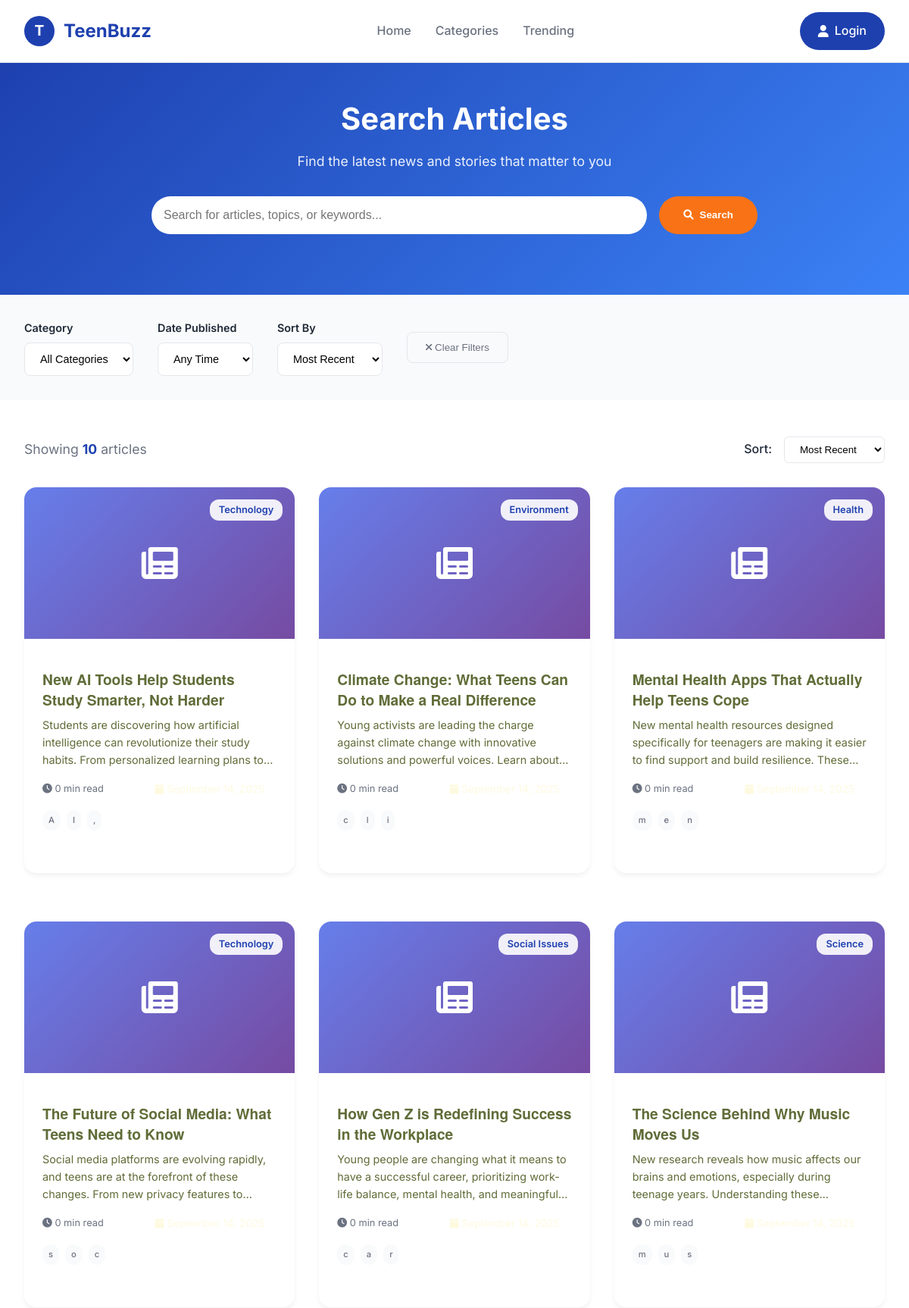
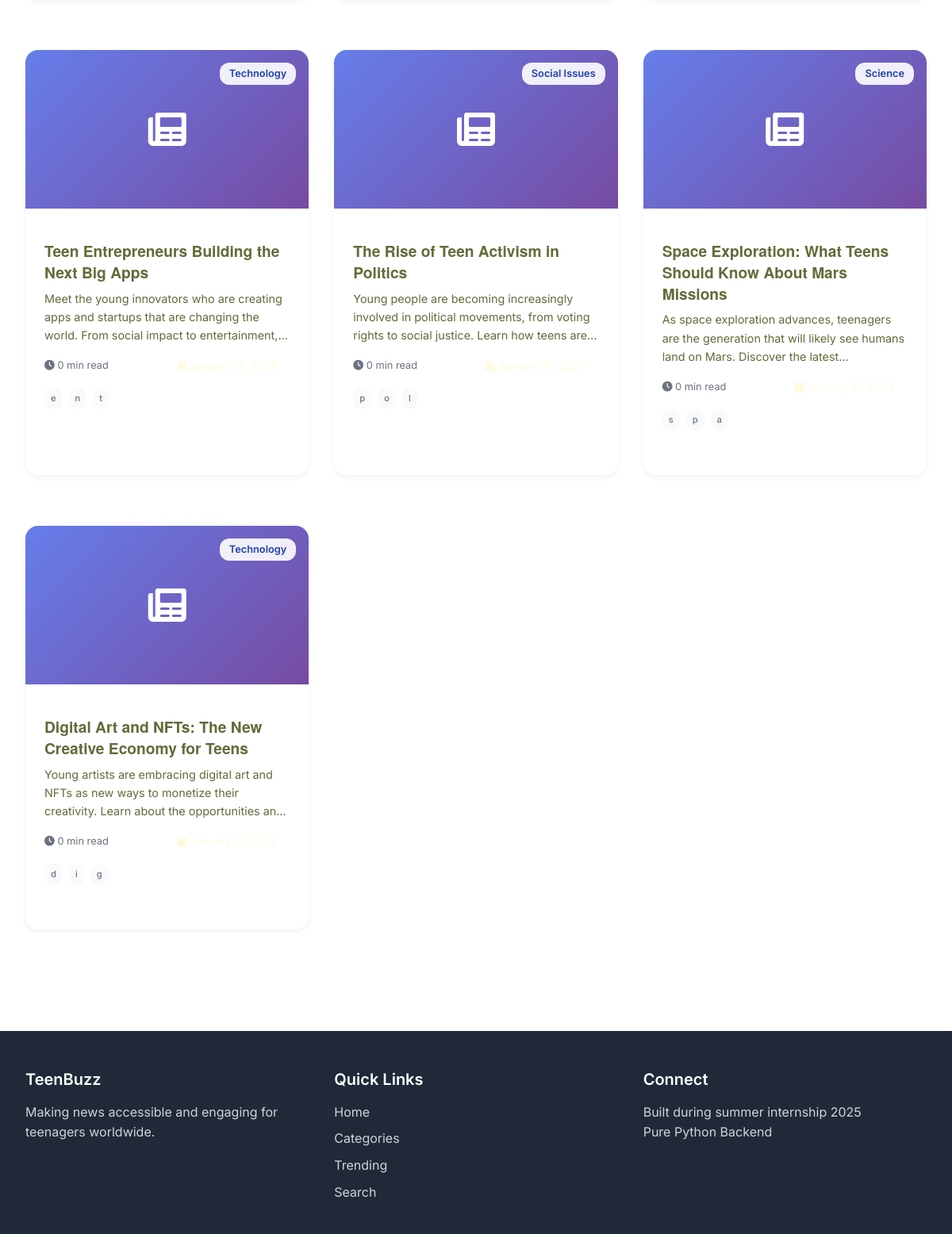
Screenshot of /search with the database file from the repository (2 pictures, top to bottom).
### tables this page shows
CREATE TABLE articles (
            id INTEGER PRIMARY KEY AUTOINCREMENT,
            headline TEXT NOT NULL,
            content TEXT NOT NULL,
            category TEXT NOT NULL,
            source TEXT,
            url TEXT,
            created_at TIMESTAMP DEFAULT CURRENT_TIMESTAMP,
            updated_at TIMESTAMP DEFAULT CURRENT_TIMESTAMP,
            drawn_by_user_id TEXT,
            publish_date DATE,
            tags TEXT,
            views INTEGER DEFAULT 0,
            likes INTEGER DEFAULT 0,
            FOREIGN KEY (drawn_by_user_id) REFERENCES users(id)
        );

### app_with_auth.py (the view, shortened to what this page needs)
@app.route('/search')
def search_articles():
    query = request.args.get('q', '')
    category = request.args.get('category', '')
    try:
        articles = get_articles_from_db(limit=20)
        print(f"DEBUG: Found {len(articles)} articles from database")
        flash(f'✅ Using local database: {get_database_status()}', 'success')
        if category:
            articles = [a for a in articles if a.get('category') == category]
        return render_template('search.html',
                             articles=articles,
                             query=query,
                             category=category,
                             total_results=len(articles),
                             format_date=format_date)
    except Exception as e:
        print(f"Error in search route: {e}")
        return render_template('search.html', articles=[], query=query, category=category, format_date=format_date)

### app_with_auth.py (called while the page is built)
def format_date(date_string):
    try:
        if isinstance(date_string, str):
            date_obj = datetime.fromisoformat(date_string.replace('Z', '+00:00'))
        else:
            date_obj = date_string
        return date_obj.strftime('%B %d, %Y')
    except:
        return 'Recent'

def get_articles_from_db(limit=20):
    try:
        db = get_database()
        if not db:
            return []
        articles = db.select('articles', limit=limit)
        return articles
    except Exception as e:
        print(f"Error fetching articles: {e}")
        return []

@app.context_processor
def inject_user():
    return {
        'current_user': get_current_user(),
        'is_authenticated': is_authenticated(),
        'is_admin': is_admin()
    }

### auth_system_enhanced.py (called while the page is built, shortened)
def get_current_user():
    return auth_manager.get_current_user()

def is_authenticated():
    return auth_manager.is_authenticated()

def is_admin():
    return auth_manager.is_admin()

    def get_current_user(self):
        if not session.get('is_authenticated'):
            return None

    def is_authenticated(self):
        return session.get('is_authenticated', False)

    def is_admin(self):
        return session.get('is_admin', False)

### database_manager.py (called while the page is built, shortened)
def get_database():
    toggle = DatabaseToggle()
    return toggle.get_database()

def get_database_status():
    toggle = DatabaseToggle()
    return toggle.get_status()

    def connect(self):
        self.conn = sqlite3.connect(self.db_path)
        self.conn.row_factory = sqlite3.Row  # Enable column access by name
        return self

    def execute_query(self, query: str, params: tuple = ()) -> List[Dict[str, Any]]:
        if not self.conn:
            self.connect()
        cursor = self.conn.cursor()
        cursor.execute(query, params)
        columns = [description[0] for description in cursor.description] if cursor.description else []
        results = [dict(zip(columns, row)) for row in cursor.fetchall()]
        self.conn.commit()
        return results

    def select(self, table: str, columns: str = '*', where: str = '', params: tuple = (), limit: int = None) -> List[Dict[str, Any]]:
        query = f"SELECT {columns} FROM {table}"
        if where:
            query += f" WHERE {where}"
        if limit:
            query += f" LIMIT {limit}"
        return self.execute_query(query, params)

    def load_config(self):
        if os.path.exists(self.config_file):
            with open(self.config_file, 'r') as f:
                self.config = json.load(f)

### templates/search.html (shortened to what this page needs)
<!DOCTYPE html>
<html lang="en">
<head>
    <link rel="stylesheet" href="{{ url_for('static', filename='css/style.css') }}">
    <link rel="stylesheet" href="https://cdnjs.cloudflare.com/ajax/libs/font-awesome/6.0.0/css/all.min.css">
</head>
<body>
    <header class="header">
        <div class="nav">
            <a href="{{ url_for('home') }}" class="logo">
                <div class="logo-icon">T</div>
                <span class="logo-text">TeenBuzz</span>
            </a>
            <nav class="nav-menu">
                <a href="{{ url_for('home') }}" class="nav-link">Home</a>
                <a href="{{ url_for('categories') }}" class="nav-link">Categories</a>
                <a href="{{ url_for('trending') }}" class="nav-link">Trending</a>
            </nav>
            <div class="user-actions">
                {% if current_user.is_authenticated %}
                    <a href="{{ url_for('profile') }}" class="btn-primary">
                        <i class="fas fa-user"></i>
                        Profile
                    </a>
                {% else %}
                    <a href="{{ url_for('login') }}" class="btn-primary">
                        <i class="fas fa-user"></i>
                        Login
                    </a>
                {% endif %}
            </div>
        </div>
    </header>
    <section class="search-hero">
        <div class="search-hero-content">
            <h1>Search Articles</h1>
            <p>Find the latest news and stories that matter to you</p>
            <form class="search-form" method="GET" action="{{ url_for('search_articles') }}">
                <input type="text"
                       name="q"
                       class="search-input"
                       placeholder="Search for articles, topics, or keywords..."
                       value="{{ query }}"
                       autofocus>
                <button type="submit" class="search-btn">
                    <i class="fas fa-search"></i>
                    Search
                </button>
            </form>
        </div>
    </section>
    <section class="filters">
        <div class="filters-container">
            <form method="GET" action="{{ url_for('search_articles') }}" id="filter-form">
                <div class="filters-row">
                    <div class="filter-group">
                        <label class="filter-label">Category</label>
                        <select name="category" class="filter-select" onchange="document.getElementById('filter-form').submit()">
                            <option value="">All Categories</option>
                        </select>
                    </div>
                    <div class="filter-group">
                        <label class="filter-label">Date Published</label>
                        <select name="date" class="filter-select" onchange="document.getElementById('filter-form').submit()">
                            <option value="">Any Time</option>
                        </select>
                    </div>
                    <div class="filter-group">
                        <label class="filter-label">Sort By</label>
                        <select name="sort" class="filter-select" onchange="document.getElementById('filter-form').submit()">
                            <option value="recent" {% if sort_by == 'recent' %}selected{% endif %}>Most Recent</option>
                        </select>
                    </div>
                    <button type="button" class="clear-filters" onclick="clearFilters()">
                        <i class="fas fa-times"></i>
                        Clear Filters
                    </button>
                </div>
            </form>
        </div>
    </section>
    <section class="results">
        <div class="results-container">
            <div class="results-header">
                <div class="results-count">
                    {% if query %}
                        Found <strong>{{ total_results }}</strong> articles for "<strong>{{ query }}</strong>"
                    {% else %}
                        Showing <strong>{{ total_results }}</strong> articles
                    {% endif %}
                </div>
                <div class="sort-options">
                    <span class="sort-label">Sort:</span>
                    <select class="sort-select" onchange="changeSort(this.value)">
                        <option value="recent" {% if sort_by == 'recent' %}selected{% endif %}>Most Recent</option>
                    </select>
                </div>
            </div>
            {% if articles %}
                <div class="articles-grid">
                    {% for article in articles %}
                    <a href="{{ url_for('view_article', article_id=article.id) }}" class="article-card">
                        <div class="article-image">
                            <div class="category-tag">{{ article.category }}</div>
                            <i class="fas fa-newspaper"></i>
                        </div>
                        <div class="article-content">
                            <h3 class="article-title">{{ article.headline }}</h3>
                            <p class="article-excerpt">
                                {% set words = article.content.split()[:25] %}
                                {{ ' '.join(words) }}{% if article.content.split()|length > 25 %}...{% endif %}
                            </p>
                            <div class="article-meta">
                                <span class="read-time">
                                    <i class="fas fa-clock"></i>
                                    {{ (article.content.split()|length / 200)|round(1, 'ceil')|int }} min read
                                </span>
                                <span class="article-date">
                                    <i class="fas fa-calendar"></i>
                                </span>
                            </div>
                            {% if article.get('tags') %}
                                <div class="article-tags">
                                    {% for tag in article.tags[:3] %}
                                        <span class="tag">{{ tag }}</span>
                                    {% endfor %}
                                </div>
                            {% endif %}
                        </div>
                    </a>
                    {% endfor %}
                </div>
            {% endif %}
        </div>
    </section>
    <footer class="footer">
        <div class="footer-content">
            <div class="footer-section">
                <h4>TeenBuzz</h4>
                <p>Making news accessible and engaging for teenagers worldwide.</p>
            </div>
            <div class="footer-section">
                <h4>Quick Links</h4>
                <a href="{{ url_for('home') }}">Home</a>
                <a href="{{ url_for('categories') }}">Categories</a>
                <a href="{{ url_for('trending') }}">Trending</a>
                <a href="{{ url_for('search_articles') }}">Search</a>
            </div>
            <div class="footer-section">
                <h4>Connect</h4>
                <p>Built during summer internship 2025</p>
                <p>Pure Python Backend</p>
            </div>
        </div>
    </footer>
</body>
</html>

### static/css/style.css (style rules this page uses)
:root { --primary-color: #606c38; --secondary-color: #283618; --bg-primary: #fefae0; --accent-color: #dda15e; --highlight-color: #bc6c25; --text-primary: #283618; --text-secondary: #606c38; --text-light: #fefae0; --success-color: #28a745; --danger-color: #dc3545; --warning-color: #ffc107; --info-color: #17a2b8; --shadow-light: 0 2px 10px rgba(0,0,0,0.1); --shadow-medium: 0 4px 20px rgba(0,0,0,0.15); --shadow-heavy: 0 8px 30px rgba(0,0,0,0.2); --border-radius: 16px; --border-radius-small: 10px; --transition: all 0.3s ease; }
* { margin: 0; padding: 0; box-sizing: border-box; }
body { font-family: 'Helvetica Neue', Helvetica, Arial, sans-serif; line-height: 1.6; color: var(--text-primary); background-color: var(--bg-primary); }
h1, h2, h3, h4 { font-weight: 600; line-height: 1.3; }
h1 { font-size: 2.5rem; }
h3 { font-size: 1.5rem; }
h4 { font-size: 1.25rem; }
.btn-primary, .btn-secondary, .btn-filter { padding: 12px 24px; border: none; border-radius: var(--border-radius-small); font-weight: 500; cursor: pointer; transition: var(--transition); text-decoration: none; display: inline-block; }
.btn-primary { background: var(--primary-color); color: var(--bg-primary); }
.header { background: var(--bg-primary); border-bottom: 2px solid var(--primary-color); box-shadow: none; }
.nav { display: flex; justify-content: space-between; align-items: center; padding: 1rem 0; }
.nav-menu { display: flex; align-items: center; gap: 2rem; }
.nav-link { text-decoration: none; color: var(--text-secondary); font-weight: 500; transition: var(--transition); }
.articles-grid { display: grid; grid-template-columns: repeat(auto-fit, minmax(300px, 1fr)); gap: 2rem; margin-bottom: 3rem; }
.article-card, .trending-card { background: var(--bg-primary); border-radius: var(--border-radius); box-shadow: var(--shadow-light); overflow: hidden; margin-bottom: 2rem; }
.article-card h3, .trending-card h3 { font-family: 'Helvetica Neue', Helvetica, Arial, sans-serif; font-size: 1.2rem; color: var(--primary-color); margin: 1rem 0 0.5rem 0; font-weight: 700; }
.article-card p, .trending-card p { display: none; }
.article-meta { display: flex; gap: 1rem; margin-bottom: 1rem; flex-wrap: wrap; }
.article-date, .article-source { color: var(--text-light); font-size: 0.85rem; margin-right: 1rem; }
.article-card .article-excerpt { color: var(--text-secondary); font-size: 0.9rem; line-height: 1.6; display: -webkit-box; -webkit-line-clamp: 3; -webkit-box-orient: vertical; overflow: hidden; }
.article-content { font-size: 1.1rem; line-height: 1.7; margin-bottom: 2rem; }
.footer { background: var(--bg-dark); color: black; padding: 3rem 0 2rem; }
.footer-content { display: grid; grid-template-columns: repeat(auto-fit, minmax(200px, 1fr)); gap: 2rem; }
.footer-section h4 { margin-bottom: 1rem; color: black; }
.footer-section a { color: black; text-decoration: none; display: block; margin-bottom: 0.5rem; transition: var(--transition); }
.footer-section p { color: black; }

### rows the page displays
articles: category "Technology", headline "New AI Tools Help Students Study Smarter, Not Harder", value "Students are discovering how artificial intelligence can revolutionize their study habits. From personalized learning plans…", content "0", 3 "A" "I" ","
articles: category "Environment", headline "Climate Change: What Teens Can Do to Make a Real Difference", value "Young activists are leading the charge against climate change with innovative solutions and powerful voices. Learn…", content "0", 3 "c" "l" "i"
articles: category "Health", headline "Mental Health Apps That Actually Help Teens Cope", value "New mental health resources designed specifically for teenagers are making it easier to find support and build resilience.…", content "0", 3 "m" "e" "n"
articles: category "Technology", headline "The Future of Social Media: What Teens Need to Know", value "Social media platforms are evolving rapidly, and teens are at the forefront of these changes. From new privacy features…", content "0", 3 "s" "o" "c"
articles: category "Social Issues", headline "How Gen Z is Redefining Success in the Workplace", value "Young people are changing what it means to have a successful career, prioritizing work-life balance, mental health, and…", content "0", 3 "c" "a" "r"
articles: category "Science", headline "The Science Behind Why Music Moves Us", value "New research reveals how music affects our brains and emotions, especially during teenage years. Understanding…", content "0", 3 "m" "u" "s"
articles: category "Technology", headline "Teen Entrepreneurs Building the Next Big Apps", value "Meet the young innovators who are creating apps and startups that are changing the world. From social impact to…", content "0", 3 "e" "n" "t"
articles: category "Social Issues", headline "The Rise of Teen Activism in Politics", value "Young people are becoming increasingly involved in political movements, from voting rights to social justice. Learn how teens…", content "0", 3 "p" "o" "l"
articles: category "Science", headline "Space Exploration: What Teens Should Know About Mars Missions", value "As space exploration advances, teenagers are the generation that will likely see humans land on Mars. Discover the…", content "0", 3 "s" "p" "a"
articles: category "Technology", headline "Digital Art and NFTs: The New Creative Economy for Teens", value "Young artists are embracing digital art and NFTs as new ways to monetize their creativity. Learn about the opportunities…", content "0", 3 "d" "i" "g"

### other values shown
{{ total_results }} "10"
